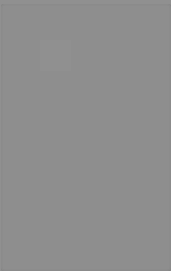
   <widget class="QGroupBox" name="groupBox_2">
    <property name="geometry">
     <rect>
      <x>311</x>
      <y>40</y>
      <width>171</width>
      <height>271</height>
     </rect>
    </property>
    <property name="palette">
     <palette>
      <active>
       <colorrole role="WindowText">
        <brush brushstyle="SolidPattern">
         <color alpha="255">
          <red>0</red>
          <green>0</green>
          <blue>0</blue>
         </color>
        </brush>
       </colorrole>
       <colorrole role="Button">
        <brush brushstyle="SolidPattern">
         <color alpha="255">
          <red>144</red>
          <green>144</green>
          <blue>144</blue>
         </color>
        </brush>
       </colorrole>
       <colorrole role="Light">
        <brush brushstyle="SolidPattern">
         <color alpha="255">
          <red>216</red>
          <green>216</green>
          <blue>216</blue>
         </color>
        </brush>
       </colorrole>
       <colorrole role="Midlight">
        <brush brushstyle="SolidPattern">
         <color alpha="255">
          <red>180</red>
          <green>180</green>
          <blue>180</blue>
         </color>
        </brush>
       </colorrole>
       <colorrole role="Dark">
        <brush brushstyle="SolidPattern">
         <color alpha="255">
          <red>72</red>
          <green>72</green>
          <blue>72</blue>
         </color>
        </brush>
       </colorrole>
       <colorrole role="Mid">
        <brush brushstyle="SolidPattern">
         <color alpha="255">
          <red>96</red>
          <green>96</green>
          <blue>96</blue>
         </color>
        </brush>
       </colorrole>
       <colorrole role="Text">
        <brush brushstyle="SolidPattern">
         <color alpha="255">
          <red>0</red>
          <green>0</green>
          <blue>0</blue>
         </color>
        </brush>
       </colorrole>
       <colorrole role="BrightText">
        <brush brushstyle="SolidPattern">
         <color alpha="255">
          <red>255</red>
          <green>255</green>
          <blue>255</blue>
         </color>
        </brush>
       </colorrole>
       <colorrole role="ButtonText">
        <brush brushstyle="SolidPattern">
         <color alpha="255">
          <red>0</red>
          <green>0</green>
          <blue>0</blue>
         </color>
        </brush>
       </colorrole>
       <colorrole role="Base">
        <brush brushstyle="SolidPattern">
         <color alpha="255">
          <red>255</red>
          <green>255</green>
          <blue>255</blue>
         </color>
        </brush>
       </colorrole>
       <colorrole role="Window">
        <brush brushstyle="SolidPattern">
         <color alpha="255">
          <red>144</red>
          <green>144</green>
          <blue>144</blue>
         </color>
        </brush>
       </colorrole>
       <colorrole role="Shadow">
        <brush brushstyle="SolidPattern">
         <color alpha="255">
          <red>0</red>
          <green>0</green>
          <blue>0</blue>
         </color>
        </brush>
       </colorrole>
       <colorrole role="AlternateBase">
        <brush brushstyle="SolidPattern">
         <color alpha="255">
          <red>199</red>
          <green>199</green>
          <blue>199</blue>
         </color>
        </brush>
       </colorrole>
       <colorrole role="ToolTipBase">
        <brush brushstyle="SolidPattern">
         <color alpha="255">
          <red>255</red>
          <green>255</green>
          <blue>220</blue>
         </color>
        </brush>
       </colorrole>
       <colorrole role="ToolTipText">
        <brush brushstyle="SolidPattern">
         <color alpha="255">
          <red>0</red>
          <green>0</green>
          <blue>0</blue>
         </color>
        </brush>
       </colorrole>
       <colorrole role="PlaceholderText">
        <brush brushstyle="SolidPattern">
         <color alpha="128">
          <red>0</red>
          <green>0</green>
          <blue>0</blue>
         </color>
        </brush>
       </colorrole>
      </active>
      <inactive>
       <colorrole role="WindowText">
        <brush brushstyle="SolidPattern">
         <color alpha="255">
          <red>0</red>
          <green>0</green>
          <blue>0</blue>
         </color>
        </brush>
       </colorrole>
       <colorrole role="Button">
        <brush brushstyle="SolidPattern">
         <color alpha="255">
          <red>144</red>
          <green>144</green>
          <blue>144</blue>
         </color>
        </brush>
       </colorrole>
       <colorrole role="Light">
        <brush brushstyle="SolidPattern">
         <color alpha="255">
          <red>216</red>
          <green>216</green>
          <blue>216</blue>
         </color>
        </brush>
       </colorrole>
       <colorrole role="Midlight">
        <brush brushstyle="SolidPattern">
         <color alpha="255">
          <red>180</red>
          <green>180</green>
          <blue>180</blue>
         </color>
        </brush>
       </colorrole>
       <colorrole role="Dark">
        <brush brushstyle="SolidPattern">
         <color alpha="255">
          <red>72</red>
          <green>72</green>
          <blue>72</blue>
         </color>
        </brush>
       </colorrole>
       <colorrole role="Mid">
        <brush brushstyle="SolidPattern">
         <color alpha="255">
          <red>96</red>
          <green>96</green>
          <blue>96</blue>
         </color>
        </brush>
       </colorrole>
       <colorrole role="Text">
        <brush brushstyle="SolidPattern">
         <color alpha="255">
          <red>0</red>
          <green>0</green>
          <blue>0</blue>
         </color>
        </brush>
       </colorrole>
       <colorrole role="BrightText">
        <brush brushstyle="SolidPattern">
         <color alpha="255">
          <red>255</red>
          <green>255</green>
          <blue>255</blue>
         </color>
        </brush>
       </colorrole>
       <colorrole role="ButtonText">
        <brush brushstyle="SolidPattern">
         <color alpha="255">
          <red>0</red>
          <green>0</green>
          <blue>0</blue>
         </color>
        </brush>
       </colorrole>
       <colorrole role="Base">
        <brush brushstyle="SolidPattern">
         <color alpha="255">
          <red>255</red>
          <green>255</green>
          <blue>255</blue>
         </color>
        </brush>
       </colorrole>
       <colorrole role="Window">
        <brush brushstyle="SolidPattern">
         <color alpha="255">
          <red>144</red>
          <green>144</green>
          <blue>144</blue>
         </color>
        </brush>
       </colorrole>
       <colorrole role="Shadow">
        <brush brushstyle="SolidPattern">
         <color alpha="255">
          <red>0</red>
          <green>0</green>
          <blue>0</blue>
         </color>
        </brush>
       </colorrole>
       <colorrole role="AlternateBase">
        <brush brushstyle="SolidPattern">
         <color alpha="255">
          <red>199</red>
          <green>199</green>
          <blue>199</blue>
         </color>
        </brush>
       </colorrole>
       <colorrole role="ToolTipBase">
        <brush brushstyle="SolidPattern">
         <color alpha="255">
          <red>255</red>
          <green>255</green>
          <blue>220</blue>
         </color>
        </brush>
       </colorrole>
       <colorrole role="ToolTipText">
        <brush brushstyle="SolidPattern">
         <color alpha="255">
          <red>0</red>
          <green>0</green>
          <blue>0</blue>
         </color>
        </brush>
       </colorrole>
       <colorrole role="PlaceholderText">
        <brush brushstyle="SolidPattern">
         <color alpha="128">
          <red>0</red>
          <green>0</green>
          <blue>0</blue>
         </color>
        </brush>
       </colorrole>
      </inactive>
      <disabled>
       <colorrole role="WindowText">
        <brush brushstyle="SolidPattern">
         <color alpha="255">
          <red>72</red>
          <green>72</green>
          <blue>72</blue>
         </color>
        </brush>
       </colorrole>
       <colorrole role="Button">
        <brush brushstyle="SolidPattern">
         <color alpha="255">
          <red>144</red>
          <green>144</green>
          <blue>144</blue>
         </color>
        </brush>
       </colorrole>
       <colorrole role="Light">
        <brush brushstyle="SolidPattern">
         <color alpha="255">
          <red>216</red>
          <green>216</green>
          <blue>216</blue>
         </color>
        </brush>
       </colorrole>
       <colorrole role="Midlight">
        <brush brushstyle="SolidPattern">
         <color alpha="255">
          <red>180</red>
          <green>180</green>
          <blue>180</blue>
         </color>
        </brush>
       </colorrole>
       <colorrole role="Dark">
        <brush brushstyle="SolidPattern">
         <color alpha="255">
          <red>72</red>
          <green>72</green>
          <blue>72</blue>
         </color>
        </brush>
       </colorrole>
       <colorrole role="Mid">
        <brush brushstyle="SolidPattern">
         <color alpha="255">
          <red>96</red>
          <green>96</green>
          <blue>96</blue>
         </color>
        </brush>
       </colorrole>
       <colorrole role="Text">
        <brush brushstyle="SolidPattern">
         <color alpha="255">
          <red>72</red>
          <green>72</green>
          <blue>72</blue>
         </color>
        </brush>
       </colorrole>
       <colorrole role="BrightText">
        <brush brushstyle="SolidPattern">
         <color alpha="255">
          <red>255</red>
          <green>255</green>
          <blue>255</blue>
         </color>
        </brush>
       </colorrole>
       <colorrole role="ButtonText">
        <brush brushstyle="SolidPattern">
         <color alpha="255">
          <red>72</red>
          <green>72</green>
          <blue>72</blue>
         </color>
        </brush>
       </colorrole>
       <colorrole role="Base">
        <brush brushstyle="SolidPattern">
         <color alpha="255">
          <red>144</red>
          <green>144</green>
          <blue>144</blue>
         </color>
        </brush>
       </colorrole>
       <colorrole role="Window">
        <brush brushstyle="SolidPattern">
         <color alpha="255">
          <red>144</red>
          <green>144</green>
          <blue>144</blue>
         </color>
        </brush>
       </colorrole>
       <colorrole role="Shadow">
        <brush brushstyle="SolidPattern">
         <color alpha="255">
          <red>0</red>
          <green>0</green>
          <blue>0</blue>
         </color>
        </brush>
       </colorrole>
       <colorrole role="AlternateBase">
        <brush brushstyle="SolidPattern">
         <color alpha="255">
          <red>144</red>
          <green>144</green>
          <blue>144</blue>
         </color>
        </brush>
       </colorrole>
       <colorrole role="ToolTipBase">
        <brush brushstyle="SolidPattern">
         <color alpha="255">
          <red>255</red>
          <green>255</green>
          <blue>220</blue>
         </color>
        </brush>
       </colorrole>
       <colorrole role="ToolTipText">
        <brush brushstyle="SolidPattern">
         <color alpha="255">
          <red>0</red>
          <green>0</green>
          <blue>0</blue>
         </color>
        </brush>
       </colorrole>
       <colorrole role="PlaceholderText">
        <brush brushstyle="SolidPattern">
         <color alpha="128">
          <red>0</red>
          <green>0</green>
          <blue>0</blue>
         </color>
        </brush>
       </colorrole>
      </disabled>
     </palette>
    </property>
    <property name="autoFillBackground">
     <bool>false</bool>
    </property>
    <property name="title">
     <string/>
    </property>
    <widget class="QPushButton" name="showV1">
     <property name="enabled">
      <bool>true</bool>
     </property>
     <property name="geometry">
      <rect>
       <x>10</x>
       <y>170</y>
       <width>70</width>
       <height>42</height>
      </rect>
     </property>
     <property name="sizePolicy">
      <sizepolicy hsizetype="Minimum" vsizetype="Fixed">
       <horstretch>0</horstretch>
       <verstretch>0</verstretch>
      </sizepolicy>
     </property>
     <property name="font">
      <font>
       <pointsize>13</pointsize>
       <weight>75</weight>
       <italic>false</italic>
       <bold>true</bold>
      </font>
     </property>
     <property name="cursor">
      <cursorShape>PointingHandCursor</cursorShape>
     </property>
     <property name="autoFillBackground">
      <bool>false</bool>
     </property>
     <property name="text">
      <string/>
     </property>
     <property name="icon">
      <iconset>
       <normaloff>../../../../../VSS/button/V1Off.png</normaloff>
       <normalon>../../../../../VSS/button/V1Off.png</normalon>
       <disabledoff>../../../../../VSS/button/V1Off.png</disabledoff>
       <disabledon>../../../../../VSS/button/V1Off.png</disabledon>
       <activeoff>../../../../../VSS/button/V1Off.png</activeoff>
       <activeon>../../../../../VSS/button/V1Off.png</activeon>
       <selectedoff>../../../../../VSS/button/V1Off.png</selectedoff>
       <selectedon>../../../../../VSS/button/V1Off.png</selectedon>../../../../../VSS/button/V1Off.png</iconset>
     </property>
     <property name="iconSize">
      <size>
       <width>75</width>
       <height>60</height>
      </size>
     </property>
     <property name="flat">
      <bool>true</bool>
     </property>
    </widget>
    <widget class="QPushButton" name="showV2">
     <property name="geometry">
      <rect>
       <x>83</x>
       <y>170</y>
       <width>70</width>
       <height>42</height>
      </rect>
     </property>
     <property name="font">
      <font>
       <pointsize>13</pointsize>
       <weight>75</weight>
       <italic>false</italic>
       <bold>true</bold>
      </font>
     </property>
     <property name="cursor">
      <cursorShape>PointingHandCursor</cursorShape>
     </property>
     <property name="text">
      <string/>
     </property>
     <property name="icon">
      <iconset>
       <normaloff>../../../../../VSS/button/V2Off.png</normaloff>
       <disabledoff>../../../../../VSS/button/V2Off.png</disabledoff>
       <disabledon>../../../../../VSS/button/V2Off.png</disabledon>../../../../../VSS/button/V2Off.png</iconset>
     </property>
     <property name="iconSize">
      <size>
       <width>75</width>
       <height>60</height>
      </size>
     </property>
     <property name="flat">
      <bool>true</bool>
     </property>
    </widget>
    <widget class="QLabel" name="P1_label">
     <property name="geometry">
      <rect>
       <x>13</x>
       <y>20</y>
       <width>71</width>
       <height>61</height>
      </rect>
     </property>
     <property name="maximumSize">
      <size>
       <width>16777215</width>
       <height>16777215</height>
      </size>
     </property>
     <property name="autoFillBackground">
      <bool>false</bool>
     </property>
     <property name="text">
      <string/>
     </property>
     <property name="pixmap">
      <pixmap>../../../../../VSS/button/P1Off.png</pixmap>
     </property>
     <property name="scaledContents">
      <bool>true</bool>
     </property>
    </widget>
    <widget class="QLabel" name="P2_label">
     <property name="geometry">
      <rect>
       <x>84</x>
       <y>20</y>
       <width>71</width>
       <height>61</height>
      </rect>
     </property>
     <property name="text">
      <string/>
     </property>
     <property name="pixmap">
      <pixmap>../../../../../VSS/button/P2Off.png</pixmap>
     </property>
     <property name="scaledContents">
      <bool>true</bool>
     </property>
    </widget>
    <widget class="QLabel" name="P4_label">
     <property name="geometry">
      <rect>
       <x>84</x>
       <y>90</y>
       <width>71</width>
       <height>61</height>
      </rect>
     </property>
     <property name="text">
      <string/>
     </property>
     <property name="pixmap">
      <pixmap>../../../../../VSS/button/P4Off.png</pixmap>
     </property>
     <property name="scaledContents">
      <bool>true</bool>
     </property>
    </widget>
    <widget class="QLabel" name="P3_label">
     <property name="geometry">
      <rect>
       <x>13</x>
       <y>90</y>
       <width>71</width>
       <height>61</height>
      </rect>
     </property>
     <property name="text">
      <string/>
     </property>
     <property name="pixmap">
      <pixmap>../../../../../VSS/button/P3Off.png</pixmap>
     </property>
     <property name="scaledContents">
      <bool>true</bool>
     </property>
    </widget>
    <widget class="QPushButton" name="showP1">
     <property name="geometry">
      <rect>
       <x>40</x>
       <y>40</y>
       <width>31</width>
       <height>31</height>
      </rect>
     </property>
     <property name="autoFillBackground">
      <bool>true</bool>
     </property>
     <property name="text">
      <string/>
     </property>
     <property name="icon">
      <iconset>
       <normaloff>../../../../../VSS/button/P1Off.png</normaloff>../../../../../VSS/button/P1Off.png</iconset>
     </property>
     <property name="iconSize">
      <size>
       <width>60</width>
       <height>60</height>
      </size>
     </property>
     <property name="flat">
      <bool>true</bool>
     </property>
    </widget>
    <zorder>showP1</zorder>
    <zorder>showV1</zorder>
    <zorder>showV2</zorder>
    <zorder>P1_label</zorder>
    <zorder>P2_label</zorder>
    <zorder>P4_label</zorder>
    <zorder>P3_label</zorder>
   </widget>
